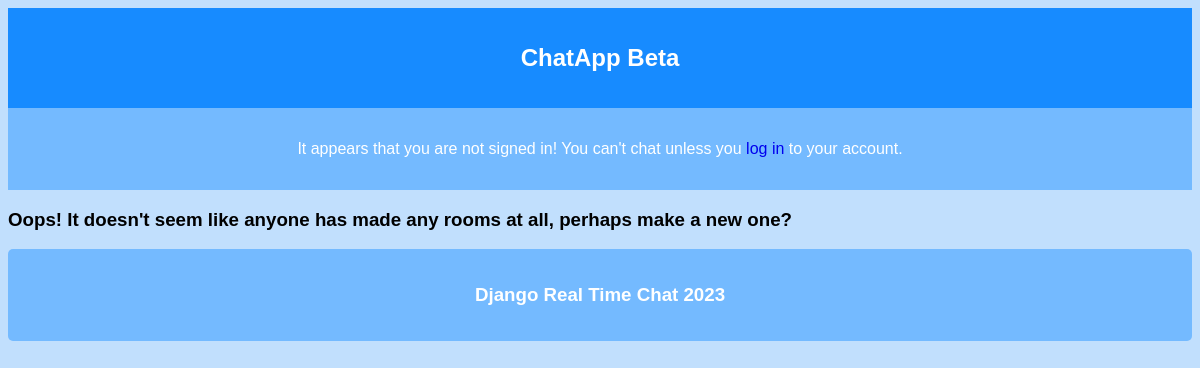
The app's page /chat/rooms/, older data.
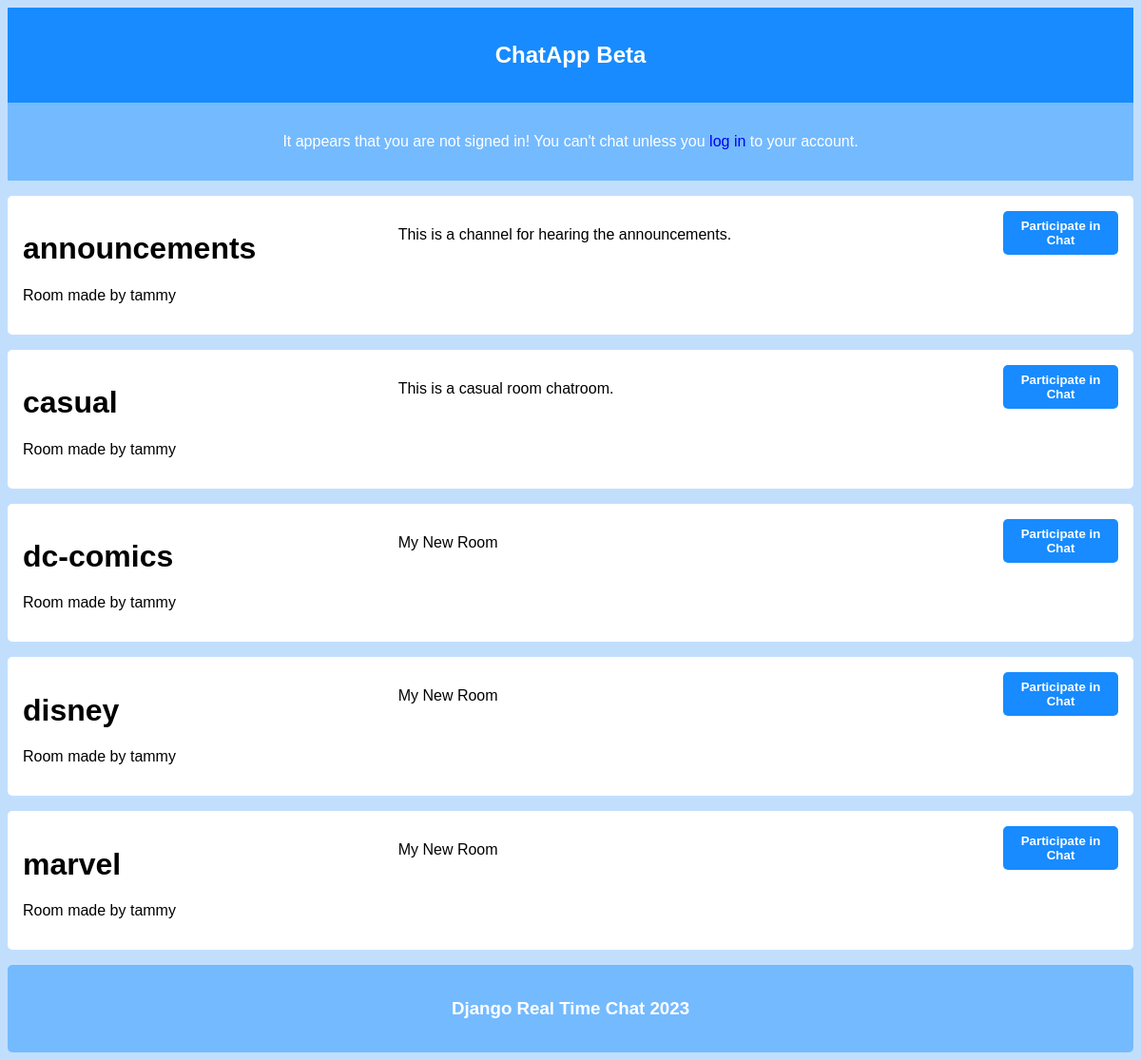
The same page, newer data.
### chat/models.py (models this page shows, shortened)
class Room(models.Model):
    name = models.CharField(max_length=50)
    description = models.CharField(max_length=500, default='My New Room')
    created_by = models.ForeignKey(User, on_delete=models.CASCADE, null=True)
    villa = models.ForeignKey(Villa, on_delete=models.CASCADE, null=True)

### chat/views.py (the view)
# urls.py: path('rooms/', views.home, name='home'),
def home(request):
    rooms = Room.objects.all().order_by('name')
    user = request.user
    return render(request, 'chat/home.html', {'rooms': rooms, 'user': user})

### chat/templates/chat/home.html (shortened to what this page needs)
{% extends 'base.html' %}
{% load static %}
{% block content %}
    {% if rooms %}
    <div class="rooms-displayer">
        {% for room in rooms %}
            <div class="container">
                <div>
                    <h1>{{room.name}}</h1>
                    <p>Room made by {{room.created_by.username}}</p>
                </div>
                <div>
                    <p>{{room.description}}</p>
                </div>
                <div class="room-actions">
                    <a href="{% url 'chat:room' room.name %}"><button class="button link">Participate in Chat</button></a>
                </div>
            </div>
        {% endfor %}
    </div>
    {% else %}
        <h3>Oops! It doesn't seem like anyone has made any rooms at all, perhaps make a new one?</h3>
    {% endif %}
{% endblock %}

### templates/base.html (shortened to what this page needs)
<!DOCTYPE html>
<html lang="en">
<head>
    {% load static %}
    <link rel="stylesheet" href="{% static 'styles.css' %}">
</head>
<body>
    {% if request.path != '/chat/login/' %}
        {% if request.path != '/chat/signup/' %}
        <header>
            {% include 'navbar.html' %}
        </header>
        {% endif %}
    {% endif %}
    <main>
        {% block content %}
        {% endblock %}
    </main>
    {% if request.path != '/chat/login/' %}
        {% if request.path != '/chat/signup/' %}
        <header>
            {% include 'footer.html' %}
        </header>
        {% endif %}
    {% endif %}
</body>
</html>

### templates/navbar.html (shortened to what this page needs)
{% load static %}
<nav>
    <div class="header-a">
        <div class="link"><h1><a href="{% url 'chat:home_main' %}" style="text-decoration: none; color: inherit;">ChatApp Beta</a></h1></div>
    </div>
    {% if user.is_authenticated %}
        <div class="header-b">
            <div style="margin: auto;">
                Hey {{user.username}},
                create a chat room or get started with an existing one!
            </div>
            <div class="navbar-actions">
                <div class="link"><a href="{% url 'chat:logout' %}"><button class="navbar-a red">Logout</button></a></div>
                <div class="link"><a href="{% url 'chat:create_room' %}"><button class="navbar-a">Create Room</button></a></div>
            </div>
        </div>
    {% else %}
        <div class="header-b">
            <p>It appears that you are not signed in! You can't chat unless you <a href="{% url 'chat:login' %}">log in</a> to your account.</p>
        </div>
    {% endif %}
</nav>

### templates/footer.html
<div class="header-b" style="border-radius: 5px;">
    <h3>Django Real Time Chat 2023</h3>
</div>

### static/styles.css (style rules this page uses)
body { font-family: Arial, Helvetica, sans-serif; background-color: rgb(193, 223, 253); }
.header-a { background-color: rgb(23, 139, 255); color: white; padding: 1rem 2rem; display: flex; justify-content: space-around; }
.link { margin: auto 0; cursor: pointer; font-family: inherit; transition-duration: 0.5s; transition-timing-function: cubic-bezier(0.165, 0.84, 0.44, 1); }
.header-b { padding: 1rem 2rem; background-color: rgb(116, 186, 255); color: white; display: flex; justify-content: space-evenly; }
.room-actions { display: grid; justify-items: stretch; gap: 0.5rem; }
.rooms-displayer { display: grid; padding: 1rem 0rem; gap: 1rem; }
.container { border-radius: 5px; padding: 1rem; display: grid; gap: 2rem; grid-template-columns: 3fr 5fr 1fr; background-color: white; }
.button { border-radius: 5px; color: white; font-weight: 600; background-color: rgb(23, 139, 255); padding: 0.5rem 1rem; width: 100%; border: 0; }
a { text-decoration: none; }

Row changes from the older to the newer data that the page shows:
added Room: name "announcements", created_by.username "tammy", description "This is a channel for hearing the announcements."
added Room: name "casual", created_by.username "tammy", description "This is a casual room chatroom."
added Room: name "dc-comics", created_by.username "tammy", description "My New Room"
added Room: name "disney", created_by.username "tammy", description "My New Room"
added Room: name "marvel", created_by.username "tammy", description "My New Room"
Text that changed along with them:
text no longer shown: "Oops! It doesn't seem like anyone has made any rooms at all, perhaps make a new one?"
